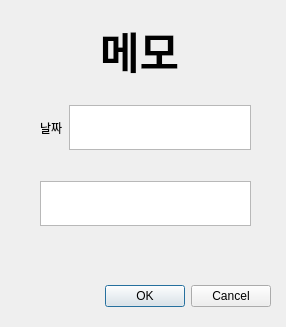
<?xml version="1.0" encoding="UTF-8"?>
<ui version="4.0">
 <class>Dialog</class>
 <widget class="QDialog" name="Dialog">
  <property name="geometry">
   <rect>
    <x>0</x>
    <y>0</y>
    <width>286</width>
    <height>327</height>
   </rect>
  </property>
  <property name="windowTitle">
   <string>Dialog</string>
  </property>
  <widget class="QDialogButtonBox" name="buttonBox">
   <property name="geometry">
    <rect>
     <x>90</x>
     <y>280</y>
     <width>181</width>
     <height>32</height>
    </rect>
   </property>
   <property name="orientation">
    <enum>Qt::Horizontal</enum>
   </property>
   <property name="standardButtons">
    <set>QDialogButtonBox::Cancel|QDialogButtonBox::Ok</set>
   </property>
  </widget>
  <widget class="QLabel" name="label">
   <property name="geometry">
    <rect>
     <x>100</x>
     <y>20</y>
     <width>111</width>
     <height>61</height>
    </rect>
   </property>
   <property name="font">
    <font>
     <family>G마켓 산스 TTF Bold</family>
     <pointsize>32</pointsize>
     <weight>75</weight>
     <bold>true</bold>
    </font>
   </property>
   <property name="text">
    <string>메모</string>
   </property>
  </widget>
  <widget class="QWidget" name="gridLayoutWidget">
   <property name="geometry">
    <rect>
     <x>40</x>
     <y>80</y>
     <width>211</width>
     <height>171</height>
    </rect>
   </property>
   <layout class="QGridLayout" name="gridLayout">
    <item row="0" column="0">
     <widget class="QLabel" name="label_2">
      <property name="text">
       <string>날짜</string>
      </property>
     </widget>
    </item>
    <item row="0" column="1">
     <widget class="QPlainTextEdit" name="plainTextEdit">
      <property name="maximumSize">
       <size>
        <width>16777215</width>
        <height>45</height>
       </size>
      </property>
     </widget>
    </item>
    <item row="1" column="0" colspan="2">
     <widget class="QPlainTextEdit" name="plainTextEdit_2">
      <property name="maximumSize">
       <size>
        <width>16777215</width>
        <height>45</height>
       </size>
      </property>
     </widget>
    </item>
   </layout>
  </widget>
 </widget>
 <resources/>
 <connections>
  <connection>
   <sender>buttonBox</sender>
   <signal>accepted()</signal>
   <receiver>Dialog</receiver>
   <slot>accept()</slot>
   <hints>
    <hint type="sourcelabel">
     <x>248</x>
     <y>254</y>
    </hint>
    <hint type="destinationlabel">
     <x>157</x>
     <y>274</y>
    </hint>
   </hints>
  </connection>
  <connection>
   <sender>buttonBox</sender>
   <signal>rejected()</signal>
   <receiver>Dialog</receiver>
   <slot>reject()</slot>
   <hints>
    <hint type="sourcelabel">
     <x>316</x>
     <y>260</y>
    </hint>
    <hint type="destinationlabel">
     <x>286</x>
     <y>274</y>
    </hint>
   </hints>
  </connection>
 </connections>
</ui>
